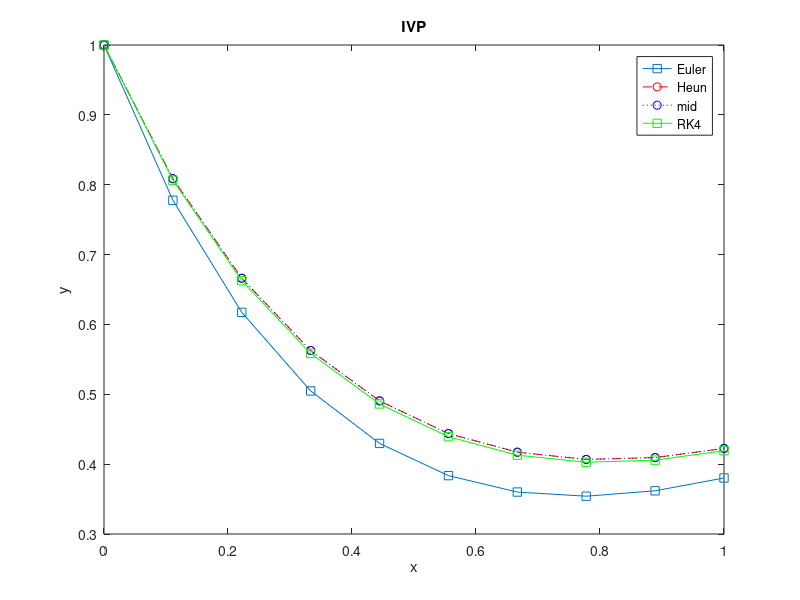

MATLAB code for this plot:
clc; clear;

f = @(x, y) -2 * y + x;
N = 10;
x = linspace(0, 1, N);
h = x(2) - x(1);

# =========================
# Euler's methods
# =========================

y = zeros(N, 1);
y(1) = 1;

for i = 1:(N - 1)
    y(i + 1) = y(i) + f(x(i), y(i)) * h;
endfor

plot(x, y, 's-'); hold on;

# =========================
# Rugge-Kutta 2
# =========================

# 1. Heun's method

y = zeros(N, 1);
y(1) = 1;

for i = 1:(N - 1)
    k1 = f(x(i), y(i));
    k2 = f(x(i) + h, y(i) + k1 * h);

    y(i + 1) = y(i) + ((k1 + k2) / 2) * h;
endfor

plot(x, y, 'ro--'); hold on;

# 2. mid-point

y = zeros(N, 1);
y(1) = 1;

for i = 1:(N - 1)
    k1 = f(x(i), y(i));
    k2 = f(x(i) + (h / 2), y(i) + k1 * (h / 2));

    y(i + 1) = y(i) + k2 * h;
endfor

plot(x, y, 'bo:'); hold on;

# =========================
# Rugge-Kutta 4
# =========================

# 1. classic

y = zeros(N, 1);
y(1) = 1;

for i = 1:(N - 1)
    k1 = f(x(i), y(i));
    k2 = f(x(i) + (h / 2), y(i) + k1 * (h / 2));
    k3 = f(x(i) + (h / 2), y(i) + k2 * (h / 2));
    k4 = f(x(i) + h, y(i) + k3 * h);

    y(i + 1) = y(i) + ((k1 + (2 * k2) + (2 * k3) + k4) / 6) * h;
endfor

plot(x, y, 'gs-'); hold on;

xlabel('x'); ylabel('y'); title('IVP');
legend('Euler', 'Heun', 'mid', 'RK4');
